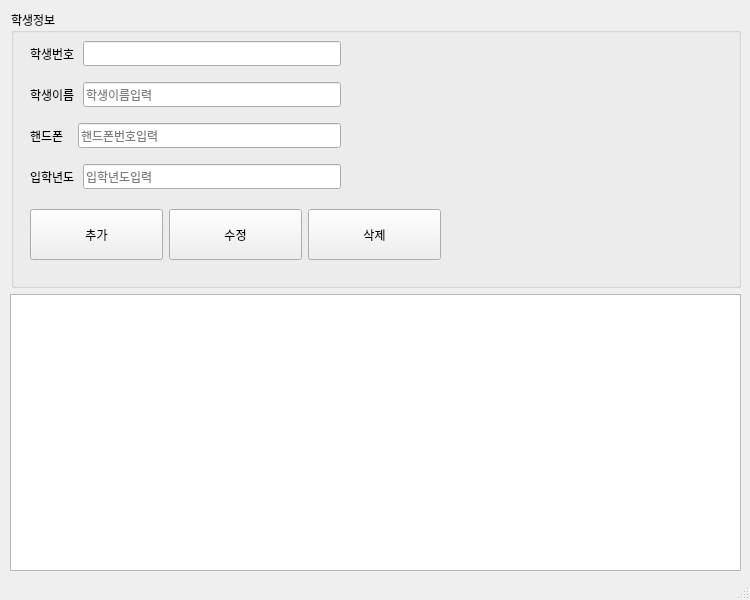
<?xml version="1.0" encoding="UTF-8"?>
<ui version="4.0">
 <class>MainWindow</class>
 <widget class="QMainWindow" name="MainWindow">
  <property name="geometry">
   <rect>
    <x>0</x>
    <y>0</y>
    <width>750</width>
    <height>600</height>
   </rect>
  </property>
  <property name="maximumSize">
   <size>
    <width>750</width>
    <height>600</height>
   </size>
  </property>
  <property name="font">
   <font>
    <family>D2Coding</family>
   </font>
  </property>
  <property name="windowTitle">
   <string>MainWindow</string>
  </property>
  <widget class="QWidget" name="centralwidget">
   <widget class="QWidget" name="verticalLayoutWidget">
    <property name="geometry">
     <rect>
      <x>10</x>
      <y>10</y>
      <width>731</width>
      <height>561</height>
     </rect>
    </property>
    <layout class="QVBoxLayout" name="verticalLayout">
     <item>
      <layout class="QHBoxLayout" name="horizontalLayout">
       <property name="sizeConstraint">
        <enum>QLayout::SetFixedSize</enum>
       </property>
       <item>
        <spacer name="verticalSpacer">
         <property name="orientation">
          <enum>Qt::Vertical</enum>
         </property>
         <property name="sizeType">
          <enum>QSizePolicy::Expanding</enum>
         </property>
         <property name="sizeHint" stdset="0">
          <size>
           <width>1</width>
           <height>40</height>
          </size>
         </property>
        </spacer>
       </item>
       <item>
        <widget class="QGroupBox" name="groupBox">
         <property name="sizePolicy">
          <sizepolicy hsizetype="MinimumExpanding" vsizetype="Preferred">
           <horstretch>0</horstretch>
           <verstretch>0</verstretch>
          </sizepolicy>
         </property>
         <property name="title">
          <string>학생정보</string>
         </property>
         <widget class="QWidget" name="verticalLayoutWidget_2">
          <property name="geometry">
           <rect>
            <x>19</x>
            <y>21</y>
            <width>311</width>
            <height>170</height>
           </rect>
          </property>
          <layout class="QVBoxLayout" name="verticalLayout_2">
           <item>
            <layout class="QHBoxLayout" name="horizontalLayout_4">
             <item>
              <widget class="QLabel" name="label">
               <property name="text">
                <string>학생번호 </string>
               </property>
              </widget>
             </item>
             <item>
              <widget class="QLineEdit" name="input_std_id">
               <property name="inputMask">
                <string/>
               </property>
               <property name="maxLength">
                <number>32764</number>
               </property>
               <property name="readOnly">
                <bool>true</bool>
               </property>
              </widget>
             </item>
            </layout>
           </item>
           <item>
            <layout class="QHBoxLayout" name="horizontalLayout_5">
             <item>
              <widget class="QLabel" name="label_2">
               <property name="text">
                <string>학생이름 </string>
               </property>
              </widget>
             </item>
             <item>
              <widget class="QLineEdit" name="input_std_name">
               <property name="toolTip">
                <string>학생이름을입력하세요</string>
               </property>
               <property name="inputMask">
                <string/>
               </property>
               <property name="placeholderText">
                <string>학생이름입력</string>
               </property>
              </widget>
             </item>
            </layout>
           </item>
           <item>
            <layout class="QHBoxLayout" name="horizontalLayout_7">
             <item>
              <widget class="QLabel" name="label_3">
               <property name="text">
                <string>핸드폰   </string>
               </property>
              </widget>
             </item>
             <item>
              <widget class="QLineEdit" name="input_std_mobile">
               <property name="inputMask">
                <string/>
               </property>
               <property name="placeholderText">
                <string>핸드폰번호입력</string>
               </property>
              </widget>
             </item>
            </layout>
           </item>
           <item>
            <layout class="QHBoxLayout" name="horizontalLayout_6">
             <item>
              <widget class="QLabel" name="label_4">
               <property name="text">
                <string>입학년도 </string>
               </property>
              </widget>
             </item>
             <item>
              <widget class="QLineEdit" name="input_std_regyear">
               <property name="inputMask">
                <string/>
               </property>
               <property name="placeholderText">
                <string>입학년도입력</string>
               </property>
              </widget>
             </item>
            </layout>
           </item>
          </layout>
         </widget>
         <widget class="QWidget" name="horizontalLayoutWidget_7">
          <property name="geometry">
           <rect>
            <x>19</x>
            <y>199</y>
            <width>411</width>
            <height>51</height>
           </rect>
          </property>
          <layout class="QHBoxLayout" name="buttonArea">
           <item>
            <widget class="QPushButton" name="btn_add">
             <property name="sizePolicy">
              <sizepolicy hsizetype="Minimum" vsizetype="MinimumExpanding">
               <horstretch>0</horstretch>
               <verstretch>0</verstretch>
              </sizepolicy>
             </property>
             <property name="text">
              <string>추가</string>
             </property>
            </widget>
           </item>
           <item>
            <widget class="QPushButton" name="btn_mod">
             <property name="sizePolicy">
              <sizepolicy hsizetype="Minimum" vsizetype="MinimumExpanding">
               <horstretch>0</horstretch>
               <verstretch>0</verstretch>
              </sizepolicy>
             </property>
             <property name="text">
              <string>수정</string>
             </property>
            </widget>
           </item>
           <item>
            <widget class="QPushButton" name="btn_del">
             <property name="sizePolicy">
              <sizepolicy hsizetype="Minimum" vsizetype="MinimumExpanding">
               <horstretch>0</horstretch>
               <verstretch>0</verstretch>
              </sizepolicy>
             </property>
             <property name="text">
              <string>삭제</string>
             </property>
            </widget>
           </item>
          </layout>
         </widget>
        </widget>
       </item>
      </layout>
     </item>
     <item>
      <layout class="QHBoxLayout" name="horizontalLayout_2">
       <item>
        <widget class="QTableWidget" name="tblStudent">
         <property name="maximumSize">
          <size>
           <width>16777215</width>
           <height>320</height>
          </size>
         </property>
        </widget>
       </item>
      </layout>
     </item>
    </layout>
   </widget>
  </widget>
  <widget class="QStatusBar" name="statusbar"/>
 </widget>
 <resources/>
 <connections/>
</ui>
